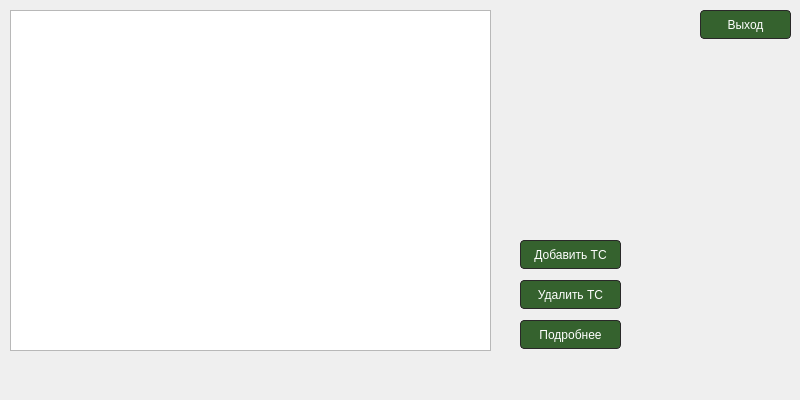
<?xml version="1.0" encoding="UTF-8"?>
<ui version="4.0">
 <class>adminCars</class>
 <widget class="QDialog" name="adminCars">
  <property name="geometry">
   <rect>
    <x>0</x>
    <y>0</y>
    <width>800</width>
    <height>400</height>
   </rect>
  </property>
  <property name="windowTitle">
   <string>Меню администратора</string>
  </property>
  <widget class="QPushButton" name="pushButton">
   <property name="geometry">
    <rect>
     <x>520</x>
     <y>240</y>
     <width>101</width>
     <height>29</height>
    </rect>
   </property>
   <property name="styleSheet">
    <string notr="true">background-color: rgb(53, 98, 46);
color: rgb(255, 255, 255);
border-style: solid;
border-width: 1px;
border-radius: 4px;
border-color:rgb(41, 40, 40) ;</string>
   </property>
   <property name="text">
    <string>Добавить ТС</string>
   </property>
  </widget>
  <widget class="QPushButton" name="moreButton">
   <property name="geometry">
    <rect>
     <x>520</x>
     <y>320</y>
     <width>101</width>
     <height>29</height>
    </rect>
   </property>
   <property name="styleSheet">
    <string notr="true">background-color: rgb(53, 98, 46);
color: rgb(255, 255, 255);
border-style: solid;
border-width: 1px;
border-radius: 4px;
border-color:rgb(41, 40, 40) ;</string>
   </property>
   <property name="text">
    <string>Подробнее</string>
   </property>
  </widget>
  <widget class="QPushButton" name="pushButton_3">
   <property name="geometry">
    <rect>
     <x>700</x>
     <y>10</y>
     <width>91</width>
     <height>29</height>
    </rect>
   </property>
   <property name="styleSheet">
    <string notr="true">background-color: rgb(53, 98, 46);
color: rgb(255, 255, 255);
border-style: solid;
border-width: 1px;
border-radius: 4px;
border-color:rgb(41, 40, 40) ;</string>
   </property>
   <property name="text">
    <string>Выход</string>
   </property>
  </widget>
  <widget class="QTableView" name="tableView">
   <property name="geometry">
    <rect>
     <x>10</x>
     <y>10</y>
     <width>481</width>
     <height>341</height>
    </rect>
   </property>
  </widget>
  <widget class="QPushButton" name="pushButton_2">
   <property name="geometry">
    <rect>
     <x>520</x>
     <y>280</y>
     <width>101</width>
     <height>29</height>
    </rect>
   </property>
   <property name="styleSheet">
    <string notr="true">background-color: rgb(53, 98, 46);
color: rgb(255, 255, 255);
border-style: solid;
border-width: 1px;
border-radius: 4px;
border-color:rgb(41, 40, 40) ;</string>
   </property>
   <property name="text">
    <string>Удалить ТС</string>
   </property>
  </widget>
 </widget>
 <resources/>
 <connections/>
</ui>
